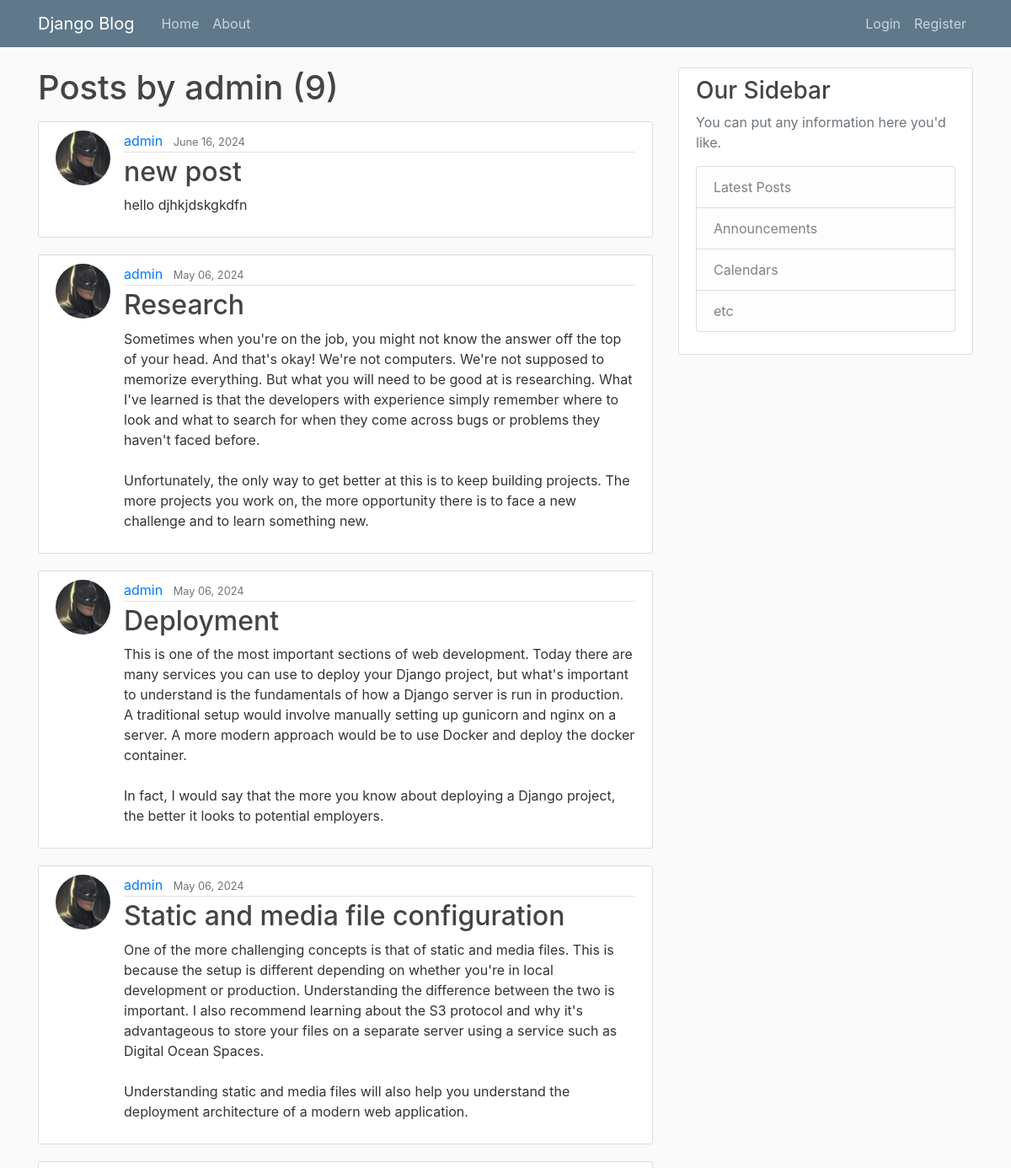
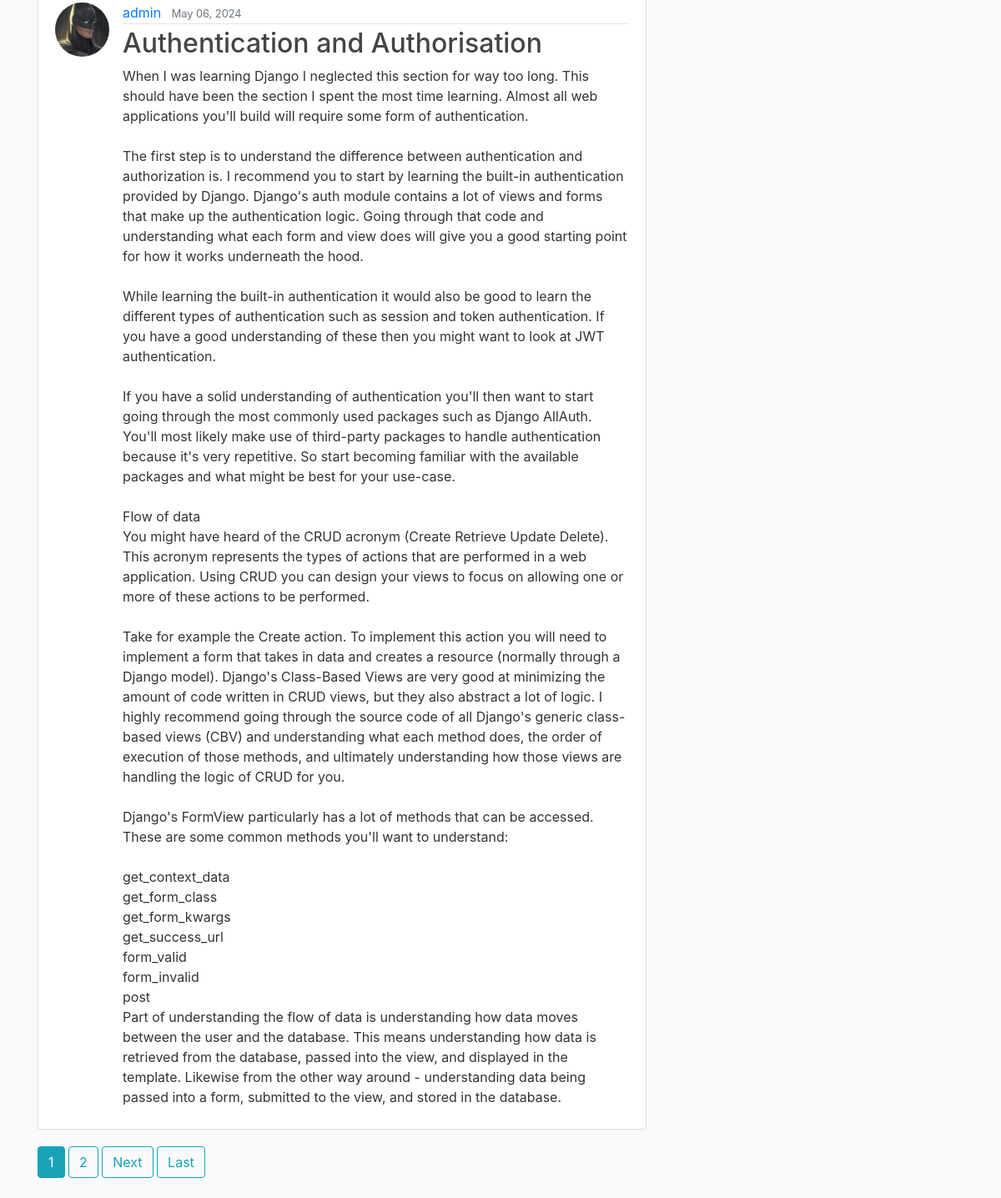
Screenshot of /user/admin/ with the database file from the repository (2 pictures, top to bottom).
### polls/models.py (models this page shows, shortened)
class post(models.Model):
    author=models.ForeignKey(User, on_delete=models.CASCADE)
    date_posted=models.DateTimeField(default=timezone.now)
    title=models.CharField(max_length=100)
    content=models.TextField()

### users/models.py (models this page shows, shortened)
class Profile(models.Model):
    username=models.OneToOneField(User,on_delete=models.CASCADE)
    image=models.ImageField(default='default.jpg',upload_to='profile_pics')

### polls/views.py (the view)
# urls.py: path("user/<str:username>/",UserPostListView.as_view(),name="user-posts"),
class UserPostListView(ListView):
    model = post
    template_name = 'polls/user_posts.html'  # <app>/<model>_<viewtype>.html
    context_object_name = 'posts'
    paginate_by = 5
    def get_queryset(self):
        user = get_object_or_404(User, username=self.kwargs.get('username'))
        return post.objects.filter(author=user).order_by('-date_posted')

### polls/templates/polls/user_posts.html (shortened to what this page needs)
{% extends "polls/base.html" %}
{% block content %}
    <h1 class="mb-3">Posts by {{ view.kwargs.username }} ({{ page_obj.paginator.count }})</h1>
    {% for post in posts %}
        <article class="media content-section">
          <img class="rounded-circle article-img" src="{{ post.author.profile.image.url }}">
          <div class="media-body">
            <div class="article-metadata">
              <a class="mr-2" href="{% url 'user-posts' post.author.username %}">{{ post.author }}</a>
              <small class="text-muted">{{ post.date_posted|date:"F d, Y" }}</small>
            </div>
            <h2><a class="article-title" href="{% url 'detailpost' post.id %}">{{ post.title }}</a></h2>
            <p class="article-content">{{ post.content }}</p>
          </div>
        </article>
    {% endfor %}
    {% if is_paginated %}
      {% for num in page_obj.paginator.page_range %}
        {% if page_obj.number == num %}
          <a class="btn btn-info mb-4" href="?page={{ num }}">{{ num }}</a>
        {% elif num > page_obj.number|add:'-3' and num < page_obj.number|add:'3' %}
          <a class="btn btn-outline-info mb-4" href="?page={{ num }}">{{ num }}</a>
        {% endif %}
      {% endfor %}
      {% if page_obj.has_next %}
        <a class="btn btn-outline-info mb-4" href="?page={{ page_obj.next_page_number }}">Next</a>
        <a class="btn btn-outline-info mb-4" href="?page={{ page_obj.paginator.num_pages }}">Last</a>
      {% endif %}
    {% endif %}
{% endblock content %}

### polls/templates/polls/base.html (shortened to what this page needs)
{% load static %}
<!DOCTYPE html>
<html>
<head>
    <link rel="stylesheet" href="https://maxcdn.bootstrapcdn.com/bootstrap/4.0.0/css/bootstrap.min.css">
    <link rel="stylesheet" type="text/css" href="{% static 'polls/main.css' %}">
</head>
<body>
    <header class="site-header">
      <nav class="navbar navbar-expand-md navbar-dark bg-steel fixed-top">
        <div class="container">
          <a class="navbar-brand mr-4" href="{% url 'home' %}">Django Blog</a>
          <div class="collapse navbar-collapse" id="navbarToggle">
            <div class="navbar-nav mr-auto">
              <a class="nav-item nav-link" href="{% url 'home' %}">Home</a>
              <a class="nav-item nav-link" href="{% url 'about' %}">About</a>
            </div>
            <div class="navbar-nav">
              {%if user.is_authenticated%}
                 <a class="nav-item nav-link" href="{%url 'createPost'%}">New Post</a>
                 <a class="nav-item nav-link" href="{%url 'profile'%}">Profile</a>
                 <a class="nav-item nav-link" href="{%url 'logout'%}">Logout</a>
              {%else%}
                 <a class="nav-item nav-link" href="{%url 'login'%}">Login</a>
                 <a class="nav-item nav-link" href="{%url "register"%}">Register</a>
              {%endif%}
           </div>
          </div>
        </div>
      </nav>
    </header>
    <main role="main" class="container">
      <div class="row">
        <div class="col-md-8">
          {% block content %}{% endblock %}
        </div>
        <div class="col-md-4">
          <div class="content-section">
            <h3>Our Sidebar</h3>
            <p class='text-muted'>You can put any information here you'd like.
              <ul class="list-group">
                <li class="list-group-item list-group-item-light">Latest Posts</li>
                <li class="list-group-item list-group-item-light">Announcements</li>
                <li class="list-group-item list-group-item-light">Calendars</li>
                <li class="list-group-item list-group-item-light">etc</li>
              </ul>
            </p>
          </div>
        </div>
      </div>
    </main>
</body>
</html>

### polls/static/polls/main.css (style rules this page uses)
body { background: #fafafa; color: #333333; margin-top: 5rem; }
h1, h2, h3, h4, h5, h6 { color: #444444; }
ul { margin: 0; }
.bg-steel { background-color: #5f788a; }
.site-header .navbar-nav .nav-link { color: #cbd5db; }
.content-section { background: #ffffff; padding: 10px 20px; border: 1px solid #dddddd; border-radius: 3px; margin-bottom: 20px; }
.article-title { color: #444444; }
.article-content { white-space: pre-line; }
.article-img { height: 65px; width: 65px; margin-right: 16px; }
.article-metadata { padding-bottom: 1px; margin-bottom: 4px; border-bottom: 1px solid #e3e3e3 }

### rows the page displays
post: author.profile.image (picture), author "admin", date_posted "June 16, 2024", title "new post", content "hello djhkjdskgkdfn"
post: author.profile.image (picture), author "admin", date_posted "May 06, 2024", title "Research", content "Sometimes when you're on the job, you might not know the answer off the top of your head. And that's okay! We're not computers. We're not supposed to memorize everything. But what you will need to be good at is researching. What I've learned is that the developers with experience simply remember where to look and what to search for when they come across bugs or problems they haven't faced before. Unfortunately, the only way to get better at this is to keep building projects. The more projects you work on, the more opportunity there is to face a new challenge and to learn something new."
post: author.profile.image (picture), author "admin", date_posted "May 06, 2024", title "Deployment", content "This is one of the most important sections of web development. Today there are many services you can use to deploy your Django project, but what's important to understand is the fundamentals of how a Django server is run in production. A traditional setup would involve manually setting up gunicorn and nginx on a server. A more modern approach would be to use Docker and deploy the docker container. In fact, I would say that the more you know about deploying a Django project, the better it looks to potential employers."
post: author.profile.image (picture), author "admin", date_posted "May 06, 2024", title "Static and media file configuration", content "One of the more challenging concepts is that of static and media files. This is because the setup is different depending on whether you're in local development or production. Understanding the difference between the two is important. I also recommend learning about the S3 protocol and why it's advantageous to store your files on a separate server using a service such as Digital Ocean Spaces. Understanding static and media files will also help you understand the deployment architecture of a modern web application."
post: author.profile.image (picture), author "admin", date_posted "May 06, 2024", title "Authentication and Authorisation", content "When I was learning Django I neglected this section for way too long. This should have been the section I spent the most time learning. Almost all web applications you'll build will require some form of authentication. The first step is to understand the difference between authentication and authorization is. I recommend you to start by learning the built-in authentication provided by Django. Django's auth module contains a lot of views and forms that make up the authentication logic. Going through that code and understanding what each form and view does will give you a good starting point for how it works underneath the hood. While learning the built-in authentication it would also be good…"

### other values shown
{{ view.kwargs.username }} "admin"
{{ page_obj.paginator.count }} "9"
{{ num }} "1"
{{ num }} "2"
